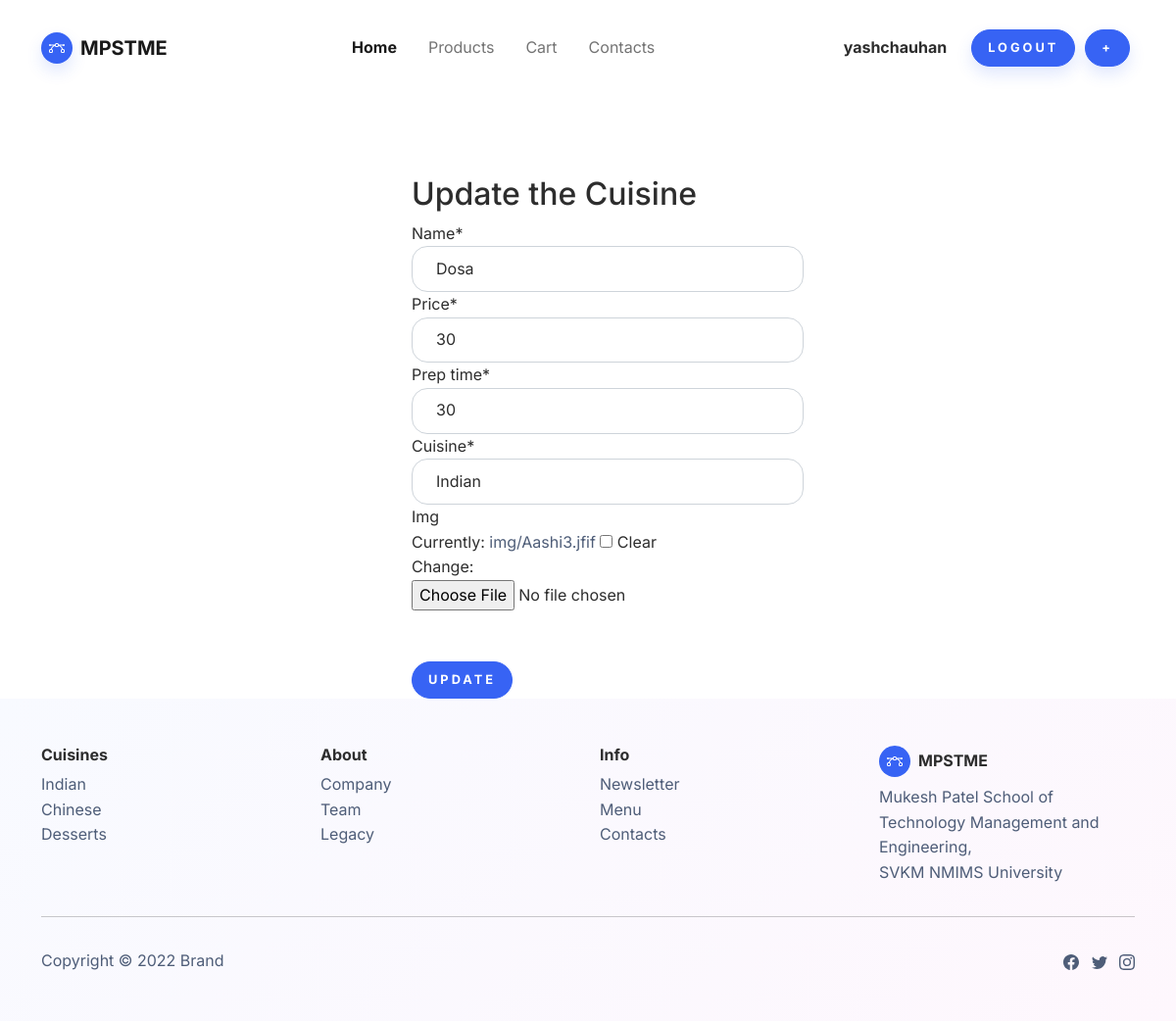
The app's page /update/Dosa (signed in) with its own data.
### home/models.py (models this page shows, shortened)
class Menu(models.Model):
    name=models.CharField(max_length=50)
    price=models.IntegerField()
    prep_time=models.IntegerField()
    cuisines=(
        ('0', "None"),
        ("Indian", "Indian"),
        ("Chinese", "Chinese"),
        ("Continental", "Continental"),
        ("Desserts", "Desserts"),
        ("Sutta", "Sutta"),
    )
    cuisine=models.CharField(choices=cuisines, max_length=30, default="None")
    img=models.ImageField(upload_to='img/', null=True, blank=True)
    class Meta:
        verbose_name_plural = "Menu"

### home/views.py (the view)
# urls.py: path('update/<str:name>',views.update_product,name='update'),
@login_required(login_url='login')
def update_product(request, name):
    if request.user.is_superuser:
        data=Menu.objects.get(name=name)
        update_form=MenuForm(request.POST or None, request.FILES or None, instance=data)
        if update_form.is_valid():
            image_path = data.img.url
            if os.path.exists(image_path):
                os.remove(image_path)
            update_form.save()
            return redirect('products')
        return render(request, 'crud/update.html', {'form': update_form})
    else:
        return redirect('home')

### home/forms.py
class MenuForm(forms.ModelForm):
    class Meta:
        model=Menu
        fields="__all__"

### templates/crud/update.html (shortened to what this page needs)
{% extends 'common/base.html'%}
{% load static %}
{% load crispy_forms_tags %}
{% block content %}
    <br>
    <br>
    <br>
    <br>
      <div style="margin-left: 35%;">
    <h2>Update the Cuisine</h2>
      <form action="" method="POST" style="max-width: 400px; " enctype="multipart/form-data">
        {{form|crispy}}
        <br>
      <br>
      <button type="submit" class="btn btn-primary">Update</button>
      </form>
    </div>
    {% endblock %}

### templates/common/base.html (shortened to what this page needs)
{% load static %}
<!DOCTYPE html>
<html lang="en">
<head>
    <link rel="stylesheet" href="{% static 'bootstrap/css/bootstrap.min.css' %}">
    <link rel="stylesheet" href="{% static 'bootstrap/css/styles.css' %}">
</head>
<body style="/*background: url(&quot;design.jpg&quot;);*/background-position: 0 -60px;">
    <nav class="navbar navbar-light navbar-expand-md fixed-top navbar-shrink py-3" id="mainNav">
        <div class="container"><a class="navbar-brand d-flex align-items-center" href="/"><span class="bs-icon-sm bs-icon-circle bs-icon-primary shadow d-flex justify-content-center align-items-center me-2 bs-icon">
                    </span><span>MPSTME</span></a>
            <div class="collapse navbar-collapse" id="navcol-1">
                <ul class="navbar-nav mx-auto">
                    <li class="nav-item"><a class="nav-link active" href="{% url 'home' %}">Home</a></li>
                    <li class="nav-item"><a class="nav-link" href="{% url 'products' %}">Products</a></li>
                    <li class="nav-item"><a class="nav-link" href="{% url 'shoppingcart' %}">Cart</a></li>
                    <li class="nav-item"><a class="nav-link" href="{% url 'contacts' %}">Contacts</a></li>
                </ul>
                <p style="margin: 20px;"><strong>{{user.username}}</strong></p>
                {% if not user.is_authenticated %}
                <a class="btn btn-primary shadow" style="margin: 5px;" role="button" href="{% url 'signup' %}">Sign up</a>
                <a class="btn btn-primary shadow" style="margin: 5px;" role="button" href="{% url 'login' %}">Login</a>
                {% else %}
                <a class="btn btn-primary shadow" style="margin: 5px;" role="button" href="{% url 'logout' %}">Logout</a>
                {% if user.is_superuser or user.is_staff %}
                <a class="btn btn-primary shadow" style="margin: 5px;" role="button" href="{% url 'add' %}">+</a>
                {% endif %}
                {% endif %}
            </div>
        </div>
    </nav>
    <br><br><br>
    {% block content %}
    {% endblock %}
    <footer class="bg-primary-gradient">
        <div class="container py-4 py-lg-5">
            <div class="row justify-content-center">
                <div class="col-sm-4 col-md-3 text-center text-lg-start d-flex flex-column item">
                    <h3 class="fs-6 fw-bold">Cuisines</h3>
                    <ul class="list-unstyled">
                        <li><a href="{% url 'products_cuis' 'Indian' %}">Indian</a></li>
                        <li><a href="{% url 'products_cuis' 'Chinese' %}">Chinese</a></li>
                        <li><a href="{% url 'products_cuis' 'Desserts' %}">Desserts</a></li>
                    </ul>
                </div>
                <div class="col-sm-4 col-md-3 text-center text-lg-start d-flex flex-column item">
                    <h3 class="fs-6 fw-bold">About</h3>
                    <ul class="list-unstyled">
                        <li><a href="#">Company</a></li>
                        <li><a href="#">Team</a></li>
                        <li><a href="#">Legacy</a></li>
                    </ul>
                </div>
                <div class="col-sm-4 col-md-3 text-center text-lg-start d-flex flex-column item">
                    <h3 class="fs-6 fw-bold">Info</h3>
                    <ul class="list-unstyled">
                        <li><a href="">Newsletter</a></li>
                        <li><a href="{% url 'products' %}">Menu</a></li>
                        <li><a href="{% url 'contacts' %}">Contacts</a></li>
                    </ul>
                </div>
                <div class="col-lg-3 text-center text-lg-start d-flex flex-column align-items-center order-first align-items-lg-start order-lg-last item social">
                    <div class="fw-bold d-flex align-items-center mb-2"><span class="bs-icon-sm bs-icon-circle bs-icon-primary d-flex justify-content-center align-items-center bs-icon me-2"></span><span>MPSTME</span></div>
                    <p class="text-muted copyright">Mukesh Patel School of Technology Management and Engineering, <br>SVKM NMIMS University</p>
                </div>
            </div>
            <hr>
            <div class="text-muted d-flex justify-content-between align-items-center pt-3">
                <p class="mb-0">Copyright © 2022 Brand</p>
                <ul class="list-inline mb-0">
                    <li class="list-inline-item"></li>
                    <li class="list-inline-item"></li>
                    <li class="list-inline-item"></li>
                </ul>
            </div>
        </div>
    </footer>
</body>
</html>

### records on screen
Menu: name "Dosa", price "30", prep_time "30", cuisine "Indian"

### other values on screen
{{ user.username }} "yashchauhan"
